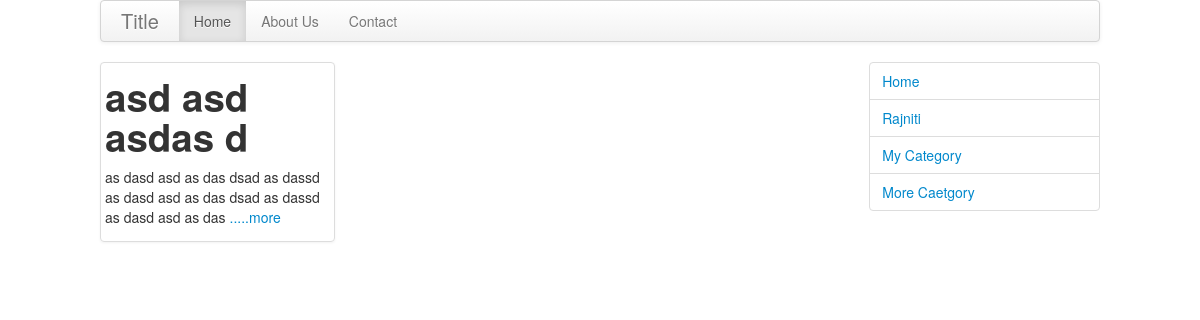
/category.php?id=1, run on the app's committed database.
### tables this page shows
CREATE TABLE IF NOT EXISTS `blog_post` (
  `id` int(11) NOT NULL AUTO_INCREMENT,
  `title` varchar(256) DEFAULT NULL,
  `category` int(11) NOT NULL,
  `blog_psot` mediumtext,
  PRIMARY KEY (`id`)
);

CREATE TABLE IF NOT EXISTS `category_info` (
  `cid` int(11) NOT NULL AUTO_INCREMENT,
  `category_name` varchar(64) NOT NULL,
  PRIMARY KEY (`cid`)
);

### category.php (the view)
<?php
	include("header.php");
	$small_query=mysql_query("SELECT * FROM blog_post WHERE category={$_GET['id']} ORDER BY id DESC LIMIT 12");
?>
            <div class="row-fluid">
            	<div class="span9">
                    <div class="row-fluid">
                     <?php while($content=mysql_fetch_array($small_query)): ?>
                    	<div class="span4 thumbnail">
                        	<h1><?php echo $content['title']; ?></h1>
                            <p><?php echo limit_words($content['blog_psot'],20); ?><a href="details.php?id=<?php echo $content['id']; ; ?>">.....more</a></p>
                        </div>
                        <?php endwhile; ?>
                    </div>
                    <br class="clearfix" />
                </div>
                <?php
					include("category_panel.php");
				?>
            </div>
        </div>
    </div>
</body>
</html>

### category_panel.php
<?php
$query=mysql_query("SELECT * FROM category_info");
?>
<div class="span3">
                    <ul class="nav nav-tabs nav-stacked">
                        <li><a href="index.php">Home</a></li>
                        <?php
							while($array=mysql_fetch_row($query))
								echo   '<li><a href="category.php?id='.$array[0].'">'.$array[1].'</a></li>'
						?>
                    </ul>
                </div>

### data on the page
blog_post: title "asd asd asdas d", blog_psot "as dasd asd as das dsad as dassd as dasd asd as das dsad as dassd as dasd asd as das"
category_info: category_name "Rajniti"
category_info: category_name "My Category"
category_info: category_name "More Caetgory"
